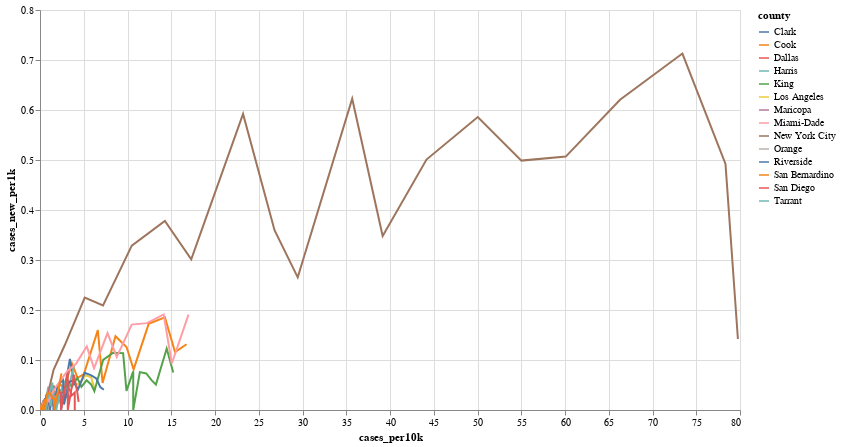

The code cell stored with this chart in its notebook:
### Markdown cell above
Wow, Altair is rad!

### Code cell
# Stealing idea that Nate Cohn had for new cases vs prevalence, updating with new data
(alt.Chart(cases_percap.loc[cases_percap.TOT_POP > 2000000, ['cases_per10k', 'cases_new_per1k', 'county']])
    .mark_line()
    .encode(x = 'cases_per10k:Q',
            y = 'cases_new_per1k:Q',
            stroke = 'county:N',
            tooltip = 'county')
    .properties(height = 400, width = 700)
    .interactive())

### Figure 1 — Vega-Lite specification as saved in the notebook (floating-point values rounded to 4 significant figures; data arrays with more than 128 entries replaced by an {"elided": "..."} marker saying what was removed)
{"config": {"view": {"continuousWidth": 400, "continuousHeight": 300}}, "data": {"name": "data-65f897536b30f2f2ff05c92813762391"}, "mark": "line", "encoding": {"stroke": {"type": "nominal", "field": "county"}, "tooltip": {"type": "nominal", "field": "county"}, "x": {"type": "quantitative", "field": "cases_per10k"}, "y": {"type": "quantitative", "field": "cases_new_per1k"}}, "height": 400, "selection": {"selector002": {"type": "interval", "bind": "scales", "encodings": ["x", "y"]}}, "width": 700, "$schema": "https://vega.github.io/schema/vega-lite/v4.0.0.json", "datasets": {"data-65f897536b30f2f2ff05c92813762391": {"elided": "627 records"}}}
